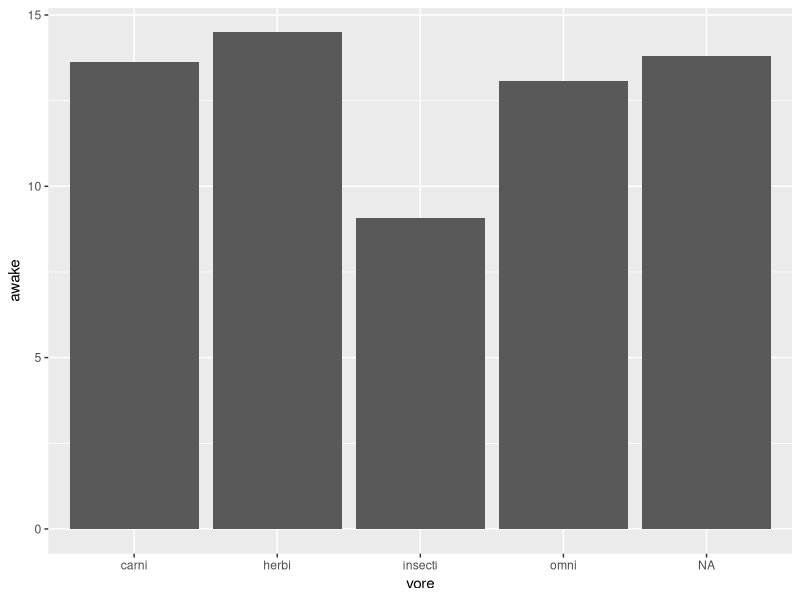
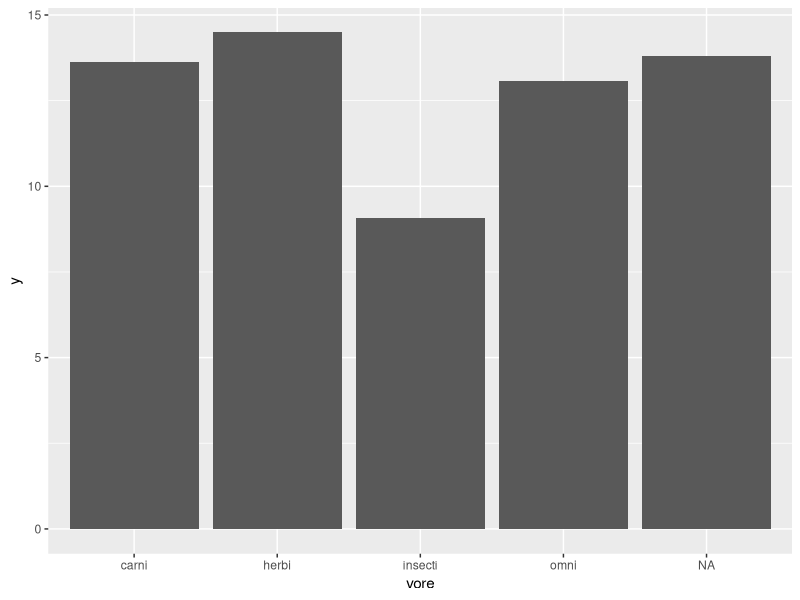
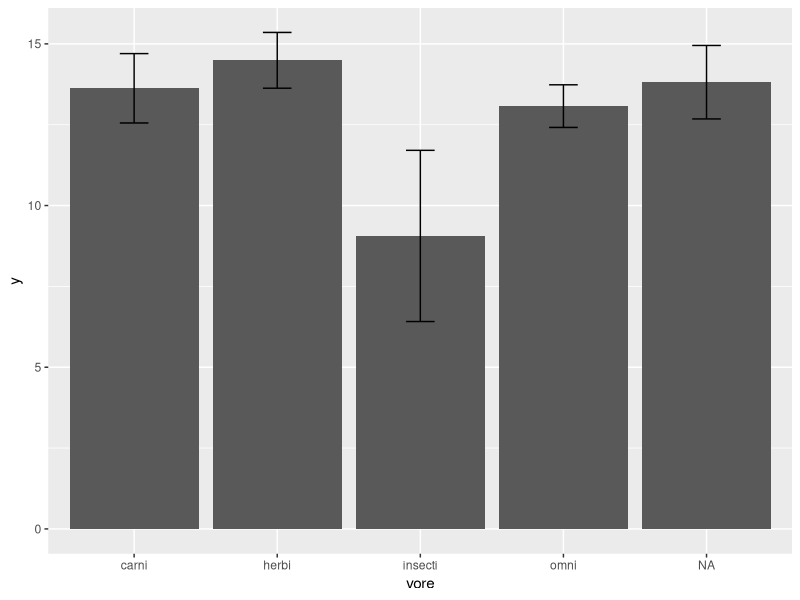
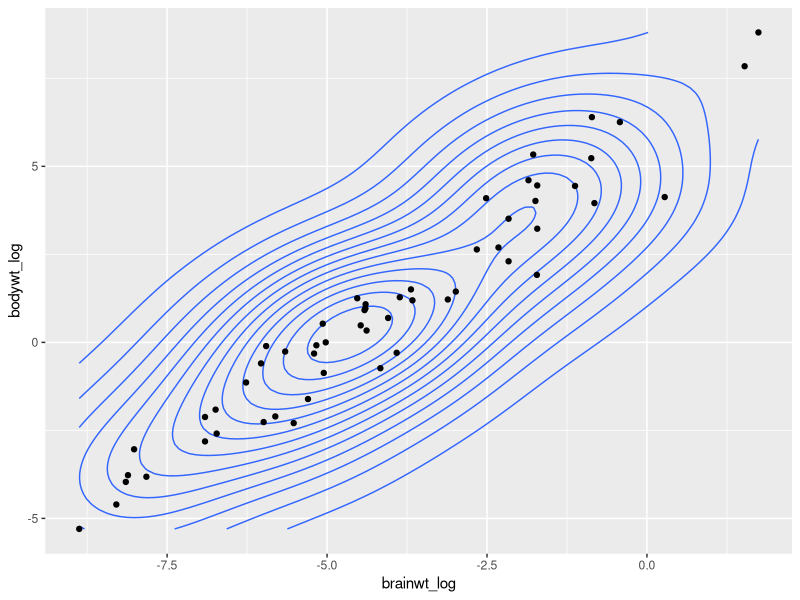
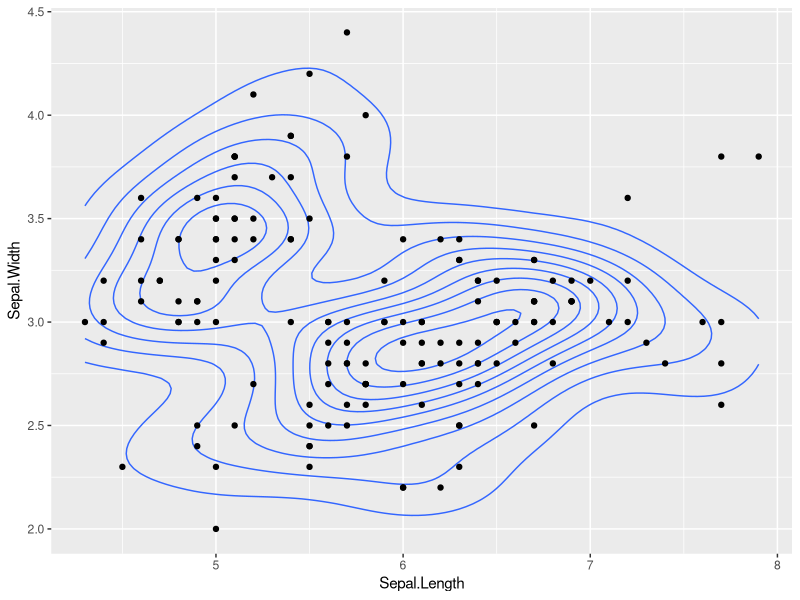
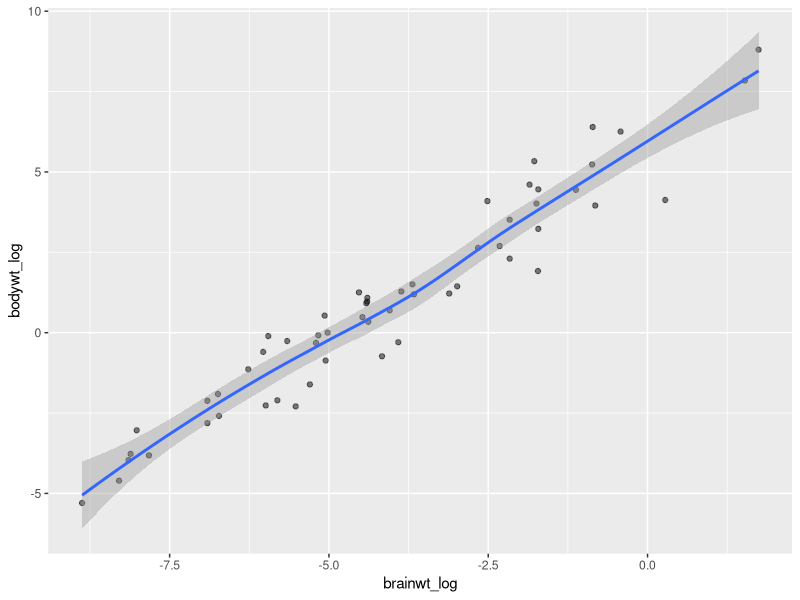
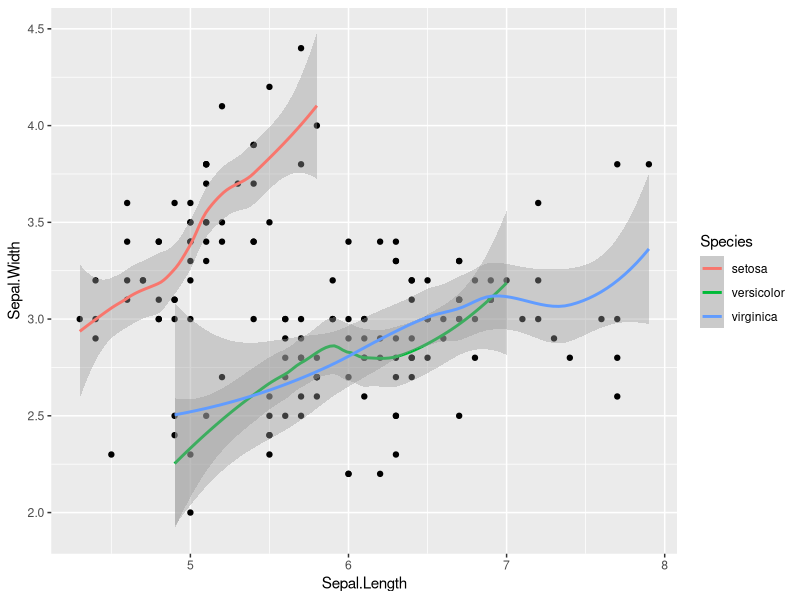
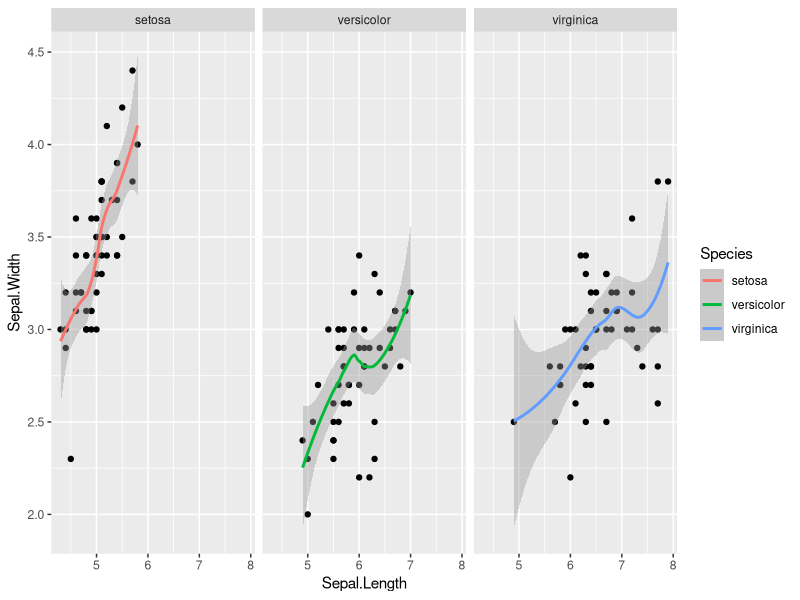

These charts were generated, in order, by the following R code:
## ---- chunk 1
library(ggplot2)
library(tidyverse)
msleep2 <- msleep %>% mutate(brainwt_log = log(brainwt))
## ---- chunk 2
ggplot(msleep2, aes(x = vore, y = awake)) + 
  geom_bar(stat = "summary", fun = "mean")
## ---- chunk 3
feeding.data <- msleep2 %>% group_by(vore) %>% 
  summarize(mean_se(awake))
feeding.data
## ---- chunk 4
ggplot(feeding.data, aes(x = vore, y = y)) + 
  geom_bar(stat = "identity")
## ---- chunk 5
ggplot(feeding.data, aes(x = vore, y = y)) + 
  geom_bar(stat = "identity") + 
  geom_errorbar(aes(ymin = ymin, ymax = ymax),
                width = 0.2)
## ---- chunk 6
msleep3 <- msleep2 %>% mutate(bodywt_log = log(bodywt))
ggplot(data = msleep3, mapping = aes(x = brainwt_log, y = bodywt_log)) +
  geom_density_2d() +
  geom_point()
## ---- chunk 7
ggplot(data = iris, mapping = aes(x = Sepal.Length, y = Sepal.Width)) +
  geom_density_2d() +
  geom_point()
## ---- chunk 8
my.plot <- ggplot(msleep3, aes(x = brainwt_log, y = bodywt_log)) +
  geom_point(alpha = 0.5) +
  geom_smooth()
my.plot

## ---- chunk 9
ggplot(data = iris, mapping = aes(x = Sepal.Length, y = Sepal.Width)) + 
  geom_point() +
  geom_smooth(aes(color = Species)) 
## ---- chunk 10
ggplot(data = iris, mapping = aes(x = Sepal.Length, y = Sepal.Width)) +
  geom_point() +
  geom_smooth(aes(color = Species)) +
  facet_wrap( ~ Species)
